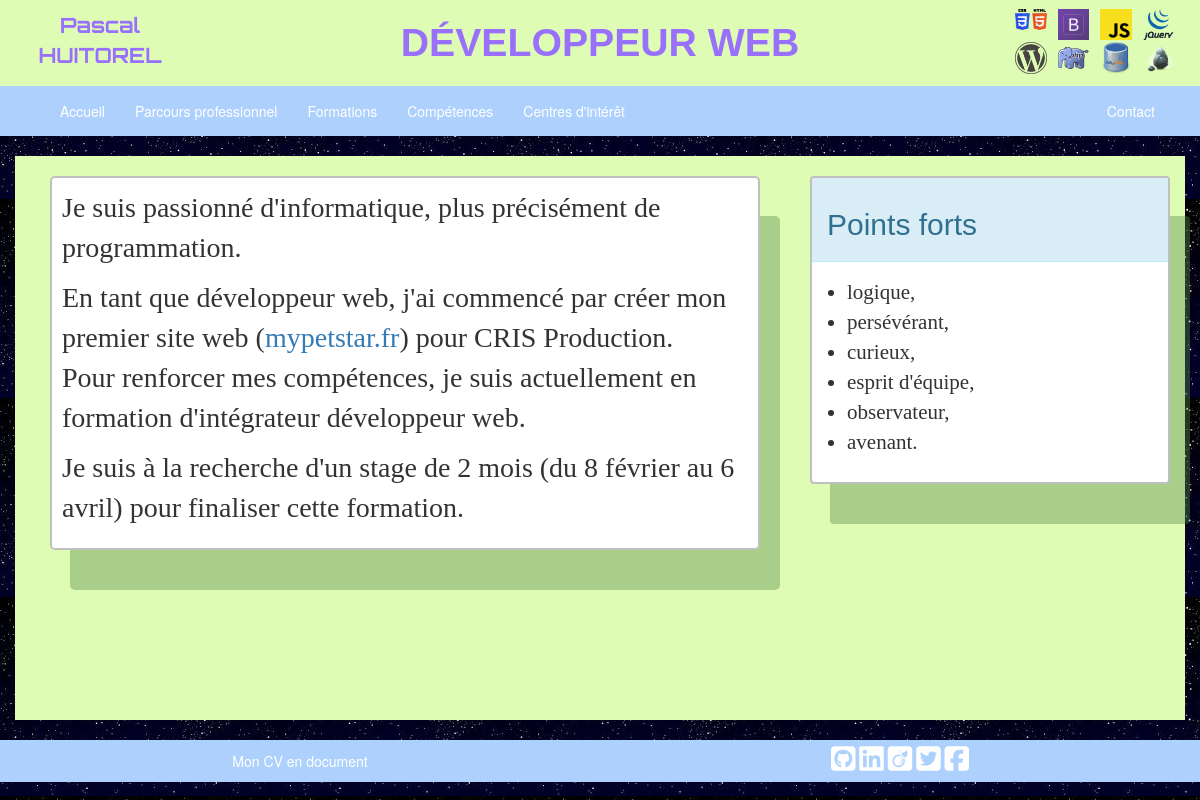
The page / on the database its author committed.
### tables this page shows
CREATE TABLE IF NOT EXISTS `t_logos` (
  `id` int(3) NOT NULL AUTO_INCREMENT,
  `src` varchar(50) NOT NULL,
  `alt` varchar(50) NOT NULL,
  `id_utilisateur` int(3) NOT NULL,
  PRIMARY KEY (`id`)
);

CREATE TABLE IF NOT EXISTS `t_points_forts` (
  `id` int(3) NOT NULL AUTO_INCREMENT,
  `point_fort` varchar(50) NOT NULL,
  `id_utilisateur` int(3) NOT NULL,
  PRIMARY KEY (`id`)
);

CREATE TABLE IF NOT EXISTS `t_reseaux` (
  `id` int(3) NOT NULL AUTO_INCREMENT,
  `nom` varchar(50) NOT NULL,
  `logo` varchar(50) NOT NULL,
  `lien` varchar(255) NOT NULL,
  `id_utilisateur` int(3) NOT NULL,
  PRIMARY KEY (`id`)
);

### inc/init.inc.php (called while the page is built, shortened)
<?php
$pdoCV = new PDO("mysql:host=".HOST.";dbname=".BDD, USER , PASSWORD, array(
    PDO::ATTR_ERRMODE => PDO::ERRMODE_WARNING,
    PDO::MYSQL_ATTR_INIT_COMMAND => 'SET NAMES utf8'));
    if (!isset($_SESSION['logos'])){
        $req = $pdoCV -> query("SELECT src, alt FROM t_logos WHERE id_utilisateur='1'");
        $_SESSION['logos'] = $req -> fetchAll(PDO::FETCH_ASSOC);
    }
    if (!isset($_SESSION['logos_reseaux'])){
        $req = $pdoCV -> query("SELECT * FROM t_reseaux WHERE id_utilisateur='1'");
        $_SESSION['logos_reseaux'] = $req -> fetchAll(PDO::FETCH_ASSOC);
    }

### index.php (the view, shortened to what this page needs)
<?php require_once('inc/init.inc.php');
$page = "Développeur web (PHP, Symfony, Silex, Laravel, MySQL, Javascript, jQuery) - ";
if (!isset($_SESSION['points_forts'])){
    $req = $pdoCV -> query("SELECT * FROM t_points_forts WHERE id_utilisateur='1'");
    $_SESSION['points_forts'] = $req -> fetchAll(PDO::FETCH_ASSOC);
}
include('inc/head.inc.php');
?>
<main id="presentation" class="container">
    <div class="row">
        <div class="col-md-8">
            <div class="thumbnail presentation shadow">
                <?= $_SESSION['titre']['accroche']  ?>
            </div>
        </div>
        <div class="col-md-4">
            <div id="forts" class="panel panel-info shadow">
                <div class="panel-heading"><h2>Points forts</h2></div>
                <div class="panel-body">
                    <ul>
                        <?php $nbEltPF = count($_SESSION['points_forts']) ?>
                        <li>
                            <?php foreach ($_SESSION['points_forts'] as $key => $pointFort) : ?>
                                <?= $pointFort['point_fort'].(($nbEltPF != $key+1)?",</li><li>":".") ?>
                            <?php endforeach; ?>
                            </li>
                        </ul>
                    </div>
                </div>
            </div>
        </div>
    </main>
    <?php include('inc/footer.inc.php'); ?>

### inc/head.inc.php (shortened to what this page needs)
<!DOCTYPE html>
<html lang="fr">
<head>
    <link rel="stylesheet" href="css/reset.css">
    <link rel="stylesheet" href="https://maxcdn.bootstrapcdn.com/bootstrap/3.3.7/css/bootstrap.min.css">
    <link rel="stylesheet" href="css/style.css">
</head>
<body>
    <header class="container-fluid">
        <div class="row">
            <div class="col-md-2" id="portrait">
                <a href="index.php">
                    <p class="text-center"><strong><?= $_SESSION['utilisateur']['prenom'] . ' ' . $_SESSION['utilisateur']['nom'] ?></strong></p>
                </a>
            </div>
            <div class="col-md-8" id="titre">
                <p><strong><?= $_SESSION['titre']['titre_cv']?></strong></p>
            </div>
            <div class="col-md-2">
                <ul id="icones" >
                    <?php foreach ($_SESSION['logos'] as $logo) : ?>
                        <li class="col-xs-3">
                            <img src="img/<?= $logo['src'] ?>"  alt="<?= $logo['alt'] ?>" title="<?= $logo['alt'] ?>">
                        </li>
                    <?php endforeach; ?>
                </ul>
            </div>
        </div>
    </header>
    <nav class="navbar navbar-default">
        <div class="container">
            <div class="collapse navbar-collapse" id="bs-example-navbar-collapse-1">
                <ul class="nav navbar-nav">
                    <li class="<?= ($page=='Développeur web - ')?'active':'' ?>"><a href="index.php">Accueil<span class="sr-only">(current)</span></a></li>
                    <li class="<?= ($page=='Parcours - ')?'active':'' ?>"><a href="parcours.php">Parcours professionnel</a></li>
                    <li class="<?= ($page=='Formations - ')?'active':'' ?>"><a href="formations.php">Formations</a></li>
                    <li class="<?= ($page=='Compétences - ')?'active':'' ?>"><a href="competences.php">Compétences</a></li>
                    <li class="<?= ($page=='Centres d\'intérêt - ')?'active':'' ?>"><a href="interets.php">Centres d'intérêt</a></li>
                </ul>
                <ul class="nav navbar-nav navbar-right">
                    <li class="<?= ($page=='Contact - ')?'active':'' ?>"><a href="contact.php">Contact</a></li>
                </ul>
            </div>
        </div>
    </nav>

### inc/footer.inc.php (shortened to what this page needs)
<footer class="container-fluid">
    <div class="row">
        <div class="col-xs-6 text-center">
            <a href="doc/HUITORELPascalDeveloppeurWebCV.pdf" target="_blank">Mon CV en document</a>
        </div>
        <div class="col-xs-6 text-center" id="logos_reseaux">
            <ul>
                <?php foreach ($_SESSION['logos_reseaux'] as $reseau) : ?>
                    <?php
                    $logo = (substr($reseau['logo'], 0, 3) == "fa-")?
                    "<i class='fa " . $reseau['logo'] . " fa-2x' aria-hidden='true'></i>":
                    "<img width='20' src='img/" . $reseau['logo'] . "' alt=''>";
                    ?>
                    <li><a href="<?= $reseau['lien'] ?>" target="_blank"><?= $logo ?></a></li>
                <?php endforeach; ?>
            </ul>
        </div>
    </div>
</footer>
</body>
</html>

### css/style.css (style rules this page uses)
body { background-image: url("../photos/fond.jpg"); background-repeat: repeat; }
header { background: #DFFCB5; }
#forts { margin-top: 20px; }
#titre p { color: #9870FC; text-transform: uppercase; font-size: 2.8em; font-family: arial; font-weight:bold; text-align: center; margin: 15px 0; }
h1, h2, h3, h4, h5, h6, .panel-heading { font-family: arial; }
.navbar-default { border: 0; border-radius: 0; background: #ADD1FC; }
.navbar-default .navbar-nav>li>a { color: white; }
main { font-family: Times, "Times New Roman"; background: #DFFCB5; padding-bottom: 15px; }
#presentation, #interets { padding-bottom: 150px; }
.shadow, .panel-info, #contact .thumbnail { border: 2px solid silver; box-shadow: 20px 40px 0px rgba(88, 136, 72, 0.4); }
#presentation { margin-bottom: 20px; }
.presentation { margin: 20px; padding: 10px; border-radius: 5px; font-size: 2em; }
#presentation ul, #competences ul, #interets ul { font-size: 1.5em; list-style: disc; margin-left: 20px; }
footer { margin-top: 20px; background: #ADD1FC; color: white; }
footer a { text-decoration: none; color: white; }
footer div>a { line-height: 3em; }
#logos_reseaux ul { margin: 5px 0; }
#logos_reseaux li { display: inline-block; }
#portrait a { font-family: 'Orbitron', sans-serif; }
#portrait p { margin: 10px 0; font-size: 1.5em; }
#portrait strong { color: #9870FC; }
#icones { margin: 5% auto; }
#icones li { padding: 0; }
#icones img { width: 75%; margin-bottom: 2px; }

### rows shown on the page
t_logos: src (picture)
t_logos: src (picture)
t_logos: src (picture)
t_logos: src (picture)
t_logos: src+alt (picture)
t_logos: src (picture)
t_logos: src+alt (picture)
t_logos: src+alt (picture)
t_points_forts: point_fort "logique"
t_points_forts: point_fort "persévérant"
t_points_forts: point_fort "curieux"
t_points_forts: point_fort "esprit d'équipe"
t_points_forts: point_fort "observateur"
t_points_forts: point_fort "avenant"

### other values the page prints
$_SESSION['utilisateur']['prenom'] "Pascal"
$_SESSION['utilisateur']['nom'] "HUITOREL"
$_SESSION['titre']['titre_cv'] "DÉVELOPPEUR WEB"
